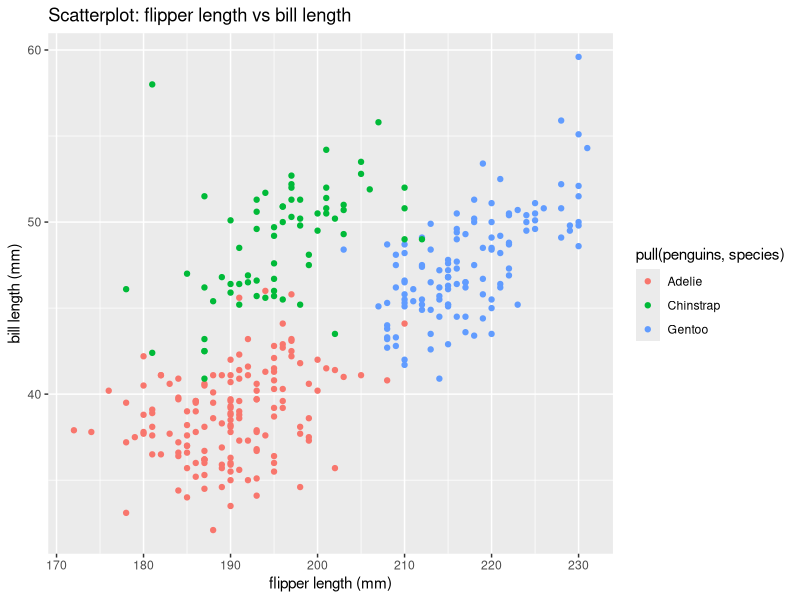
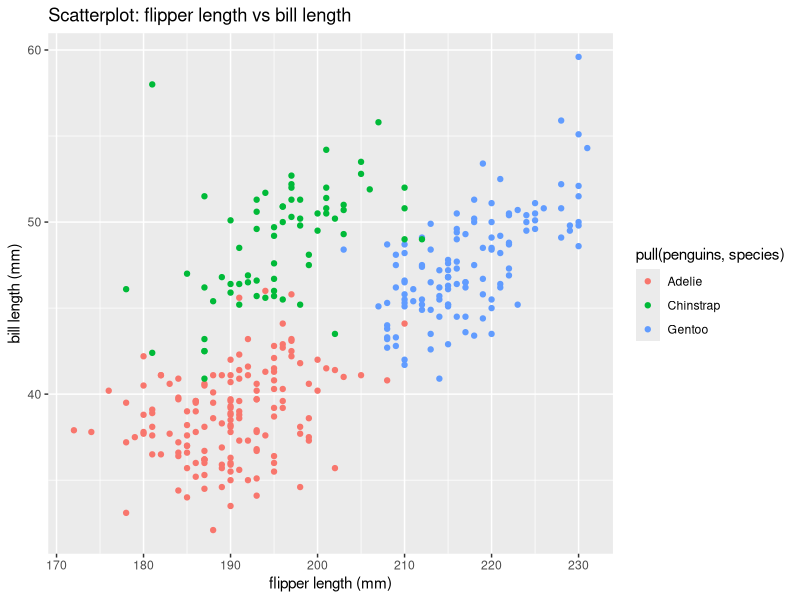

The R source for these figures, in order:
## ---- chunk 1
library(tidyverse)
## ---- chunk 2
Prob1_df = 
 tibble(
   samp = rnorm(10),
   samp_gt_0 = samp > 0,
   char_vec = c("a", "b", "c", "d", "e", "f" ,"g", "h", "i", "j"),
   factor_vec = factor(c("low", "low", "low", "mod", "mod", "mod", "mod",   "high", "high", "high"))
)
## ---- chunk 3
mean(pull(Prob1_df, samp))
mean(pull(Prob1_df, samp_gt_0))
mean(pull(Prob1_df, char_vec))
mean(pull(Prob1_df, factor_vec))
## ---- chunk 4
as.numeric(pull(Prob1_df, samp))
as.numeric(pull(Prob1_df, samp_gt_0))
as.numeric(pull(Prob1_df, char_vec))
as.numeric(pull(Prob1_df, factor_vec))
## ---- chunk 5
as.numeric(pull(Prob1_df, samp_gt_0)) * pull(Prob1_df, samp)
## ---- chunk 6
as.factor(pull(Prob1_df, samp_gt_0)) * pull(Prob1_df, samp)
## ---- chunk 7
as.numeric(as.factor(pull(Prob1_df, samp_gt_0))) * pull(Prob1_df, samp)
## ---- chunk 8
data("penguins", package = "palmerpenguins")
## ---- chunk 9
names(penguins)

## ---- chunk 10
plot_df = tibble(
   x = pull(penguins, flipper_length_mm),
   y = pull(penguins, bill_length_mm)
)

ggplot(plot_df, aes(x = x, 
                    y = y, 
                    color = pull(penguins, species))) + geom_point() + labs(title = "Scatterplot: flipper length vs bill length", x = "flipper length (mm)", y = "bill length (mm)")

ggsave("HW1_scatterplot.pdf", height = 4, width = 6)  

